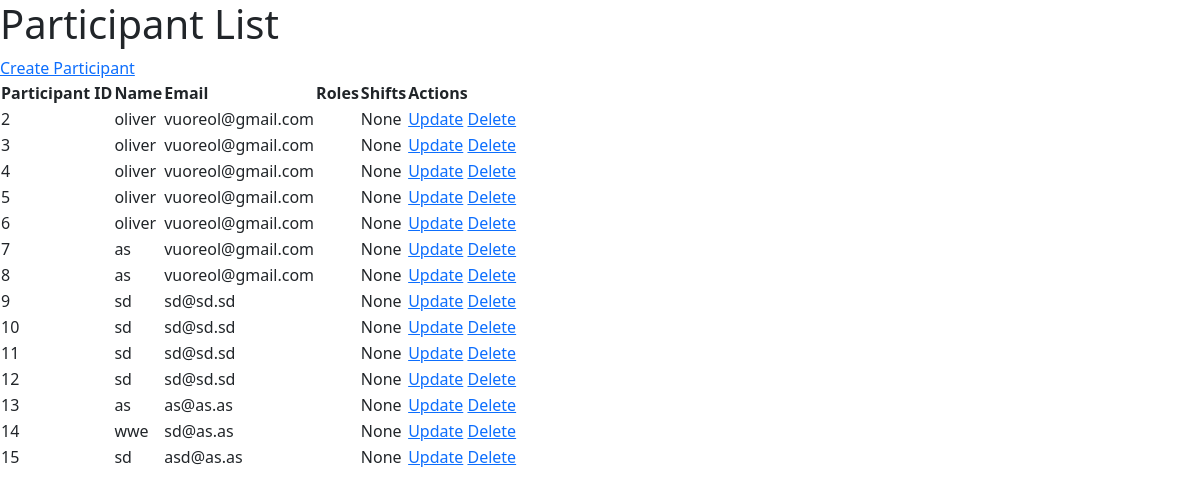
The app's page /, older data.
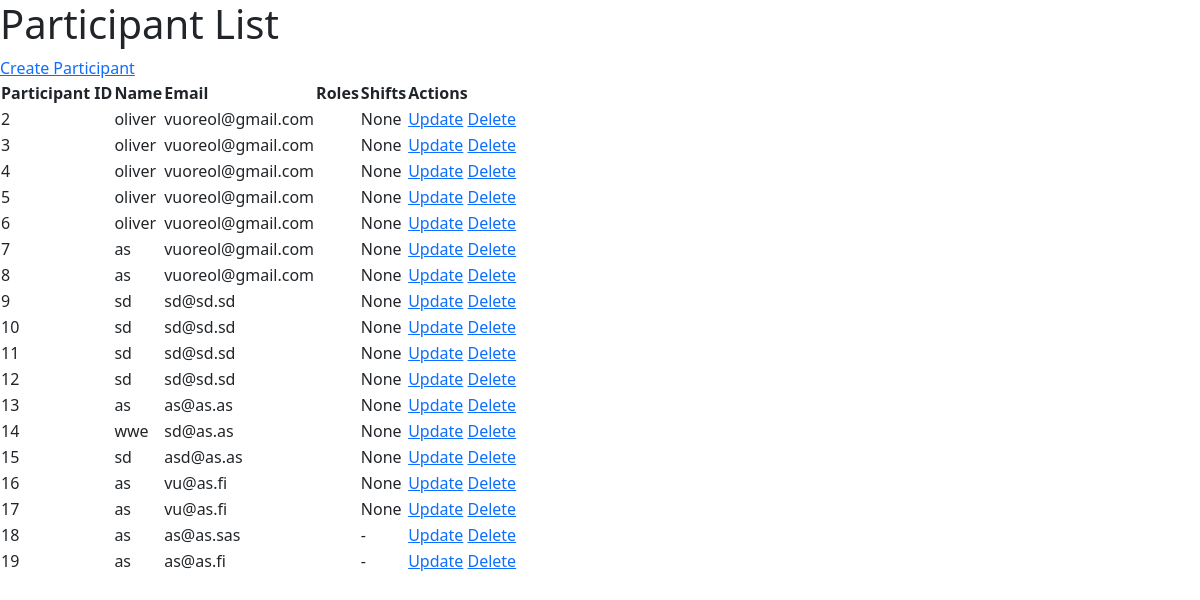
The same page, newer data.
### support_signup/models.py (models this page shows, shortened)
class Participant(models.Model):
    name = models.CharField(max_length=100)
    email = models.EmailField()
    shifts = models.ManyToManyField('SupportRoleShift', through='ParticipantShift')

class SupportRoleShift(models.Model):
    date = models.DateField(default=timezone.now)
    start_time = models.TimeField()
    end_time = models.TimeField()

### support_signup/views.py (the view)
# urls.py: path('', ParticipantListView.as_view(), name='participant_list'),
class ParticipantListView(ListView):
    model = Participant

### support_signup/templates/support_signup/participant_list.html (shortened to what this page needs)
{% extends 'base.html' %}
{% block content %}
  <h1>Participant List</h1>
  <a href="{% url 'participant_create' %}">Create Participant</a>
  <table>
    <thead>
      <tr>
        <th>Participant ID</th>
        <th>Name</th>
        <th>Email</th>
        <th>Roles</th>
        <th>Shifts</th>
        <th>Actions</th>
      </tr>
    </thead>
    <tbody>
      {% for participant in object_list %}
        <tr>
          <td>{{ participant.id }}</td>
          <td>{{ participant.name }}</td>
          <td>{{ participant.email }}</td>
          <td>
          </td>
          <td>
            {% for shift in participant.shifts.all %}
              {{ shift.role.name }} - {{ shift.shift }}{% if not forloop.last %}, {% endif %}
            {% empty %}
              None
            {% endfor %}
          </td>
          <td>
            <a href="{% url 'participant_update' participant.id %}">Update</a>
            <a href="{% url 'participant_delete' participant.id %}">Delete</a>
          </td>
        </tr>
      {% empty %}
        <tr>
          <td colspan="7">No participants found.</td>
        </tr>
      {% endfor %}
    </tbody>
  </table>
{% endblock %}

### support_signup/templates/base.html (shortened to what this page needs)
<!DOCTYPE html>
<html lang="en">
<head>
    {% load static %}
    {% load django_bootstrap5 %}
    {% bootstrap_css %}
</head>
<body>
{% block content %}
{% endblock %}
</body>
</html>

Row changes from the older to the newer data that the page shows:
added Participant: id "16", name "as", email "vu@as.fi"
added Participant: id "17", name "as", email "vu@as.fi"
added Participant: id "18", name "as", email "as@as.sas"
added Participant: id "19", name "as", email "as@as.fi"
